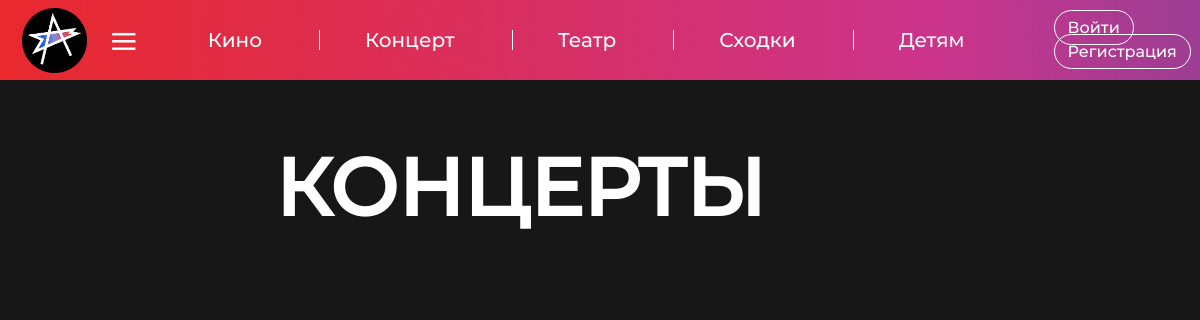
The page /concerts on the database as committed earlier.
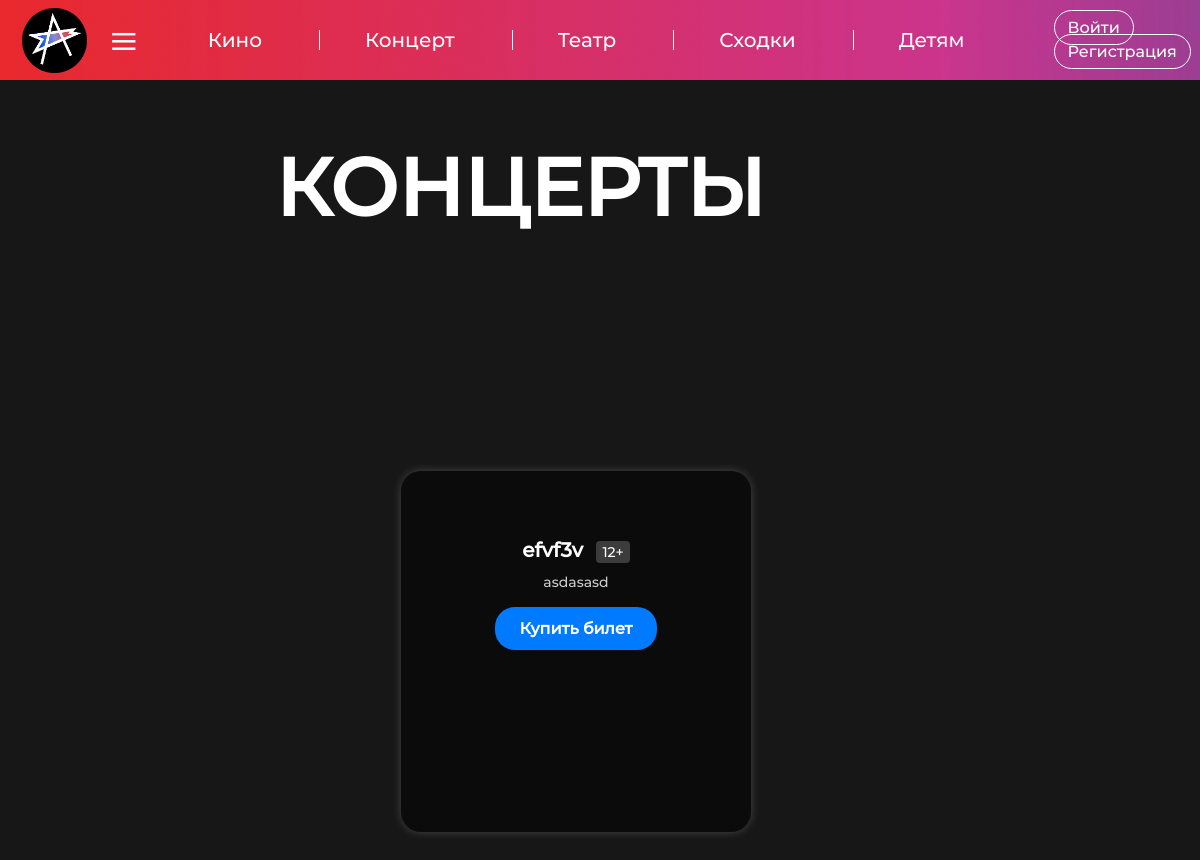
The same page on the database as committed later.
### tables this page shows
CREATE TABLE concerts (
        id INTEGER PRIMARY KEY AUTOINCREMENT,
        title TEXT NOT NULL,
        description TEXT NOT NULL,
        commentary TEXT,
        rating TEXT,
        url_image TEXT NOT NULL,
        age_restriction TEXT NOT NULL
    );

### main.py (the view)
@app.get('/concerts', response_class=HTMLResponse, name="concerts")
def concert(request: Request):
    con = get_db()
    cur = con.cursor()
    try:
        cur.execute('SELECT * FROM concerts')
        items = cur.fetchall()
        return templates.TemplateResponse('koncert.html', {
            'request': request,
            'items': items
        })
    except sqlite3.Error as e:
        raise HTTPException(status_code=500, detail=str(e))
    finally:
        con.close()

### templates/koncert.html (shortened to what this page needs)
<!DOCTYPE html>
<html lang="en">
<head>
    <link href="https://cdn.jsdelivr.net/npm/bootstrap@5.3.0/dist/css/bootstrap.min.css" rel="stylesheet">
    <link rel="stylesheet" href="{{ url_for('static', path='css/header.css') }}">
    <link rel="stylesheet" href="{{ url_for('static', path='css/kino.css') }}">
    <link rel="stylesheet" href="{{ url_for('static', path='css/main.css') }}">
</head>
<body>
    <header>
        <div class="header-container">
            <div class="right-text-header">
               <a href="{{ url_for('index') }}">
                <img src="{{ url_for('static', path='images/logo.png') }}" alt="">
              </a>
                <div class="dropdown">
                    <button class="btns btn-danger" type="button" data-bs-toggle="dropdown" aria-expanded="false">
                        &#8801;
                    </button>
                  </div>
            </div>
            <div class="middle-text-header">
                <a href="{{ url_for('movies') }}" class="textbtn">Кино</a>
                <a href="{{ url_for('concerts') }}" class="textbtn">Концерт</a>
                <a href="{{ url_for('theatre') }}" class="textbtn">Театр</a>
                <a href="{{ url_for('meeting') }}" class="textbtn">Сходки</a>
                <a href="{{ url_for('child') }}" class="textbtn">Детям</a>
            </div>
            <div class="auth-container-header">
                <a href="https://id.ykt.ru/page/login?return_url=https%3A%2F%2Fafisha.ykt.ru%2F" class="authbtn logbtn">Войти</a>
                <a href="https://id.ykt.ru/page/register?return_url=https%3A%2F%2Fafisha.ykt.ru%2F" class="authbtn regbtn">Регистрация</a>
            </div>
        </div>
    </header>
    <main>
        <div class="page-kino">
            <div class="sitename">
                <p>КОНЦЕРТЫ</p>
            </div>
            {% for item in items %}
            <div class="main-content">
                <div class="main-body">
                    <p class="title">{{ item['title'] }} <span class="age-restriction">{{ item['age_restriction'] }}</span></p>
                    <p class="descript">{{ item['description'] }}</p>
                </div>
                <a href="{{ url_for('cardc', id=item['id']) }}" class="buybtn">Купить билет</a>
            </div>
            {% endfor %}
        </div>
    </main>
</body>
</html>

Rows that differ between the two databases and show on the page:
added concerts: title "efvf3v", age_restriction "12+", description "asdasasd"
